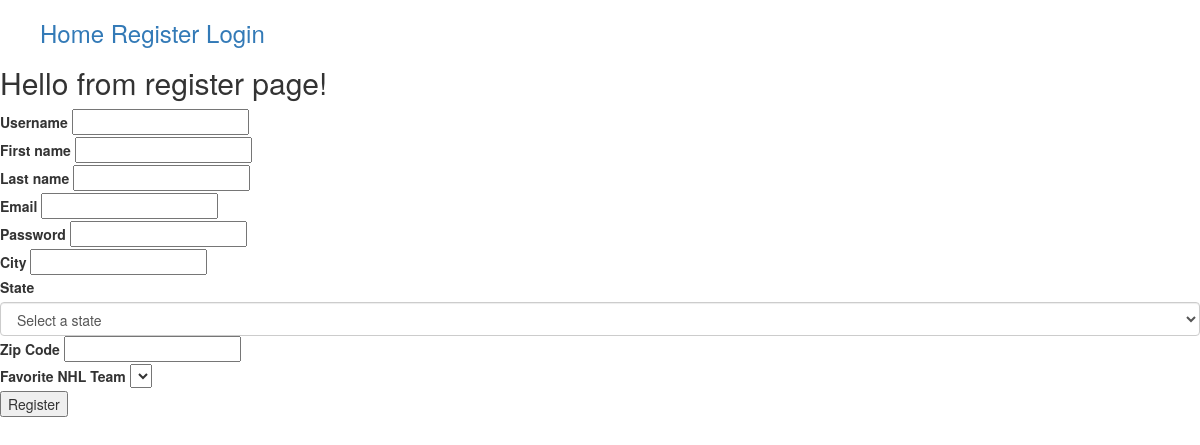
Page /accounts/register on the earlier database version.
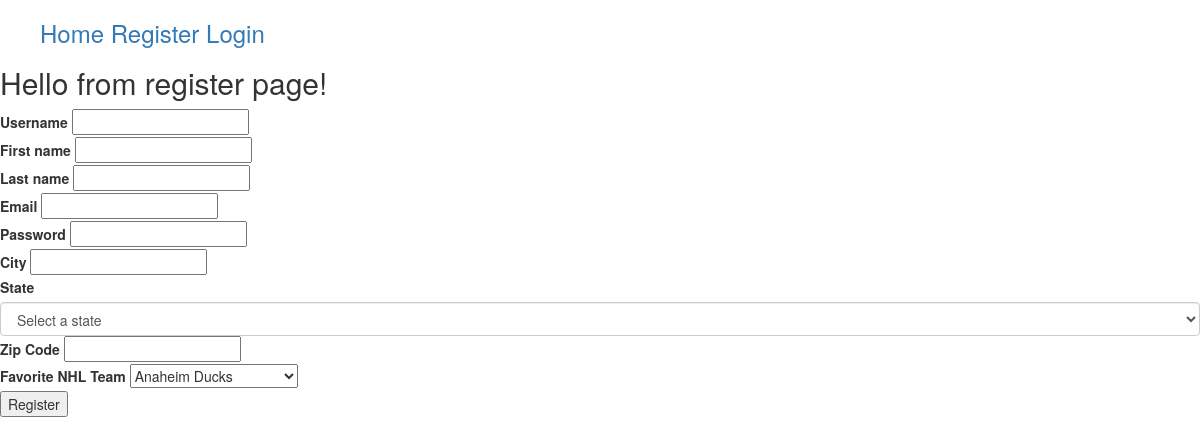
Same page on the later database version.
### DataApp/models.py (models this page shows)
class HockeyTeam(models.Model):
    team_id = models.CharField(max_length=50)
    team_name = models.CharField(max_length=50, primary_key=True)

### AccountsApp/views.py (the view)
# urls.py: path('register', views.register, name='register'),
def register(request): # each view function takes an HttpRequest object as a parameter.
    context = { # basically saying 'this' object is equal to 'that' object; 'that' being the state_choices object we imported at the top of the page
        'state_choices': state_choices
    }
    if request.method == 'POST':
        username = request.POST['username']
        first_name = request.POST['first_name']
        last_name = request.POST['last_name']
        email = request.POST['email']
        password = request.POST['password']
        city = request.POST['city']
        state = request.POST['state']
        zipcode = request.POST['zipcode']
        favorite_nhl_team = request.POST['favorite_nhl_team']
        u1 = User.objects.create_user(username=username, first_name=first_name, last_name=last_name, email=email, password=password) # this also returns a user object which...
        u2 = UserProfile(user=u1, zip_code=zipcode, city=city, state=state, favorite_nhl_team=favorite_nhl_team) # we can pass into the UserProfile along with their zipcode.
        u1.save() # then we can save the changes to the database.
        u2.save()
        return redirect('login') # this currently redirects the user back to the homepage, potentially this can redirect a new user to a dashboard, etc.
    else:
        nhl_team_list =  HockeyTeam.objects.all()
        nhl_team_names = list(nhl_team_list.values('team_name'))
        team_name_list = []
        for team in nhl_team_names:
            team_name_list.append(team['team_name'])
        return render(request, 'accounts/register.html', {'team_name_list': team_name_list})

### Templates/Accounts/Register.html (shortened to what this page needs)
{% extends 'base.html' %}
{% block content %}
<h2>Hello from register page!</h2>
<form action="{% url 'register' %}" method="POST">
    <div>
        <label for="username">Username</label>
        <input type="text" name="username" required>
    </div>
    <div>
        <label for="first_name">First name</label>
        <input type="text" name="first_name" required>
    </div>
    <div>
        <label for="last_name">Last name</label>
        <input type="text" name="last_name" required>
    </div>
    <div>
        <label for="email">Email</label>
        <input type="email" name="email" required>
    </div>
    <div>
        <label for="password">Password</label>
        <input type="password" name="password" required>
    </div>
    <div>
        <label for="city">City</label>
        <input type="text" name="city" required>
    </div>
    <div>
        <label for="state">State</label>
        <select name="state" class="form-control">
        <option selected="true" disabled="disabled">Select a state</option>
        </select>
    </div>
    <div>
        <label for="zipcode">Zip Code</label>
        <input type="text" pattern="[0-9]{5}" name="zipcode" required>
    </div>
    <div>
        <fieldset>
            <label for="favorite_nhl_team">Favorite NHL Team</label>
                <select id = "favorite_nhl_team" name="favorite_nhl_team">
                    {% for i in team_name_list %}
                    <option value="{{ i }}">{{ i }}</option>
                    {% endfor %}
                </select>
        </fieldset>
    </div>
    <input type="submit" value="Register"></button>
</form>
{% endblock %}

### Templates/base.html (shortened to what this page needs)
{% load static %}
<!DOCTYPE html>
<html lang="en">
<head>
    <link rel="stylesheet" href="{% static 'css/main.css' %}">
    <link rel="stylesheet" href="https://maxcdn.bootstrapcdn.com/bootstrap/3.3.7/css/bootstrap.min.css">
</head>
<body>
    {% include 'partials/_navbar.html' %}
    {% block content %}
    {% endblock %}
</body>
</html>

### Templates/partials/_navbar.html
<nav>
    <ul>
        {% if user.is_authenticated %}
            <h3>
                <p href="">Welcome {{ user.first_name }}! </p>
                <a href="{% url 'index' %}">Home</a>
                <a href="{% url 'movies' %}">Movies</a>
                <a href="{% url 'weather' %}">Weather</a>
                <a href="{% url 'events' %}">Events</a>
                <a href="{% url 'stitcher' %}">Stitcher</a>
                <a href="{% url 'logout' %}">Logout</a>
            </h3>
        {% else %}
            <h3>
                <a href="{% url 'index' %}">Home</a>
                <a href="{% url 'register' %}">Register</a>
                <a href="{% url 'login' %}">Login</a>
            </h3>
        {% endif %}
    </ul>
</nav>

Differences in the rows shown:
added HockeyTeam: favorite_nhl_team "Anaheim Ducks"
